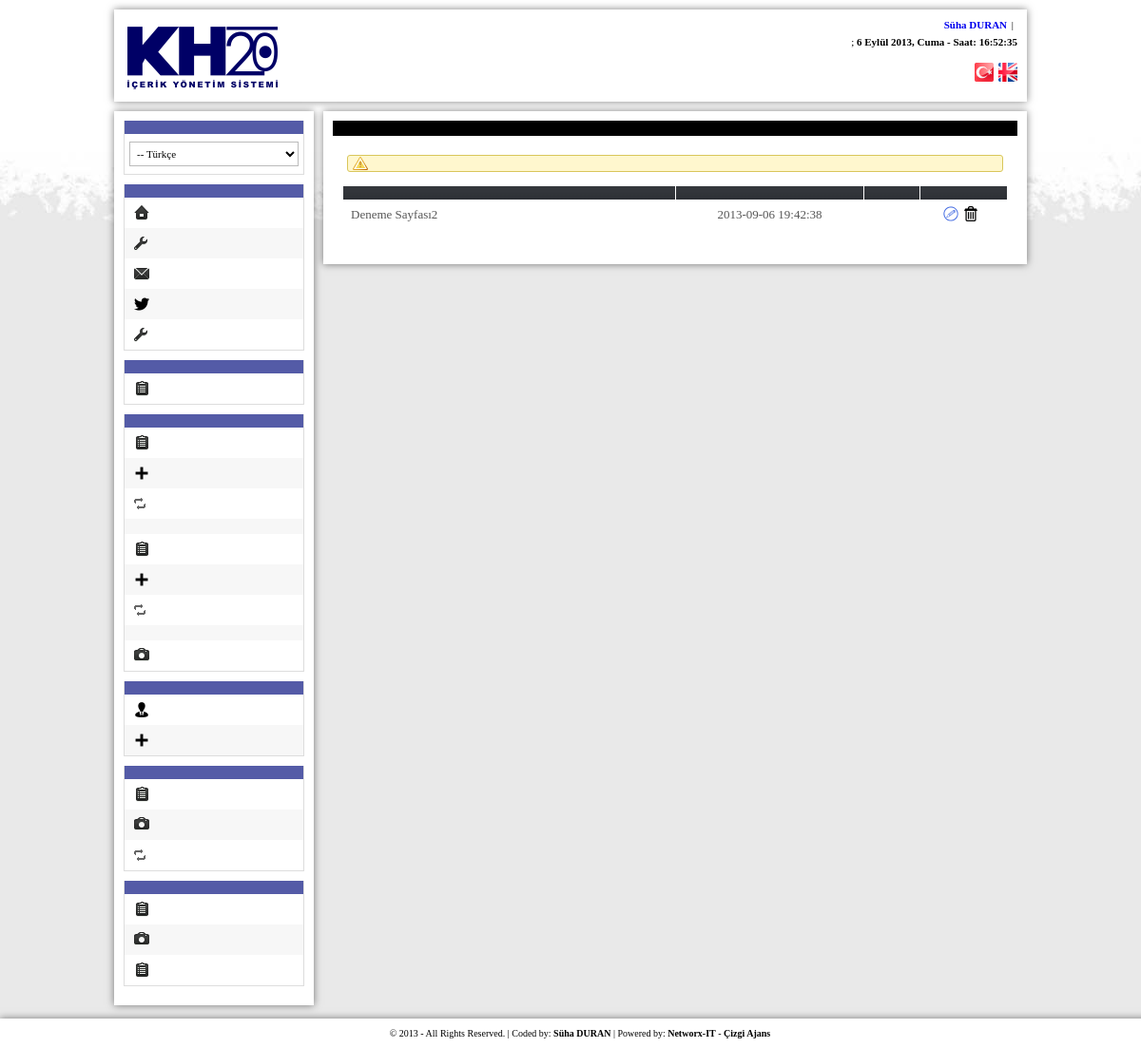
/admin/index.php?zone=pagemanagement&do=showpages (signed in), run on the app's committed database.
### tables this page shows
CREATE TABLE IF NOT EXISTS `pages` (
  `PageID` int(11) NOT NULL AUTO_INCREMENT,
  `SubPageID` int(11) NOT NULL DEFAULT '0',
  `LangID` int(11) NOT NULL DEFAULT '1',
  `PageTitle` varchar(255) NOT NULL,
  `PageSummary` text NOT NULL,
  `PageContent` text NOT NULL,
  `PageDescription` varchar(255) NOT NULL DEFAULT '-',
  `PageKeywords` varchar(255) NOT NULL DEFAULT '-',
  `PageSefLink` varchar(255) NOT NULL,
  `PageAddTime` timestamp NOT NULL DEFAULT CURRENT_TIMESTAMP,
  `PageLastEdit` datetime NOT NULL DEFAULT '0000-00-00 00:00:00',
  `PageIsStatic` int(11) NOT NULL DEFAULT '0',
  `PageStatus` int(11) NOT NULL DEFAULT '1',
  `PageHit` int(11) NOT NULL DEFAULT '0',
  `PageOrder` int(11) NOT NULL DEFAULT '999',
  `PageProfilePhoto` varchar(255) NOT NULL DEFAULT '-',
  PRIMARY KEY (`PageID`)
);

### config/functions.php (called while the page is built, shortened)
<?php
	function sorgula($command){
		return mysql_query($command);
	}
	function gelen($command){
		return mysql_fetch_array($command);
	}
	function ss($par){
		return stripcslashes($par);
	}
	function session($par){
		if ($_SESSION[$par]) {
			return $_SESSION[$par];
		}else{
			return false;
		}
	}
?>

### admin/_includes/pagemanagement/showpages.php (the view, shortened to what this page needs)
<h2 class="title"><?php echo $adminlang["ShowPagesPageTitle"]; ?></h2>
<div class="n_warning" style="display: block !important; margin-bottom: -10px;"><p><?php echo $adminlang["msgDarkPages"]; ?></p></div>
<div class="main">
	<?php
		$dilkodu = session("SMLID");
		$sorgu = sorgula("SELECT * FROM pages WHERE SubPageID = 0 AND LangID = '$dilkodu' ORDER BY PageStatus = 1, PageOrder");
		if(mysql_affected_rows()){
	?>
	<table id="Sayfalar">
		<tr class="title">
			<th style="width: 50%;"><?php echo $adminlang["PageTitle"]; ?></th>
			<th><?php echo $adminlang["PageAddTime"]; ?></th>
			<th><?php echo $adminlang["Status"]; ?></th>
			<th><?php echo $adminlang["Transactions"]; ?></th>
		</tr>
		<?php
			while($gelen = gelen($sorgu)){
		?>
		<tr id='<?php echo ss($gelen["PageID"]); ?>'>
			<td>
				<?php
					if (ss($gelen["PageIsStatic"]) == 1) {
						echo '<strong style="color: darkblue;">'.ss($gelen["PageTitle"]).'</strong>';
					}else{
						echo ss($gelen["PageTitle"]);
					}
				 ?>
			</td>
			<td class="textcenter"><?php echo ss($gelen["PageAddTime"]); ?></td>
			<td class="textcenter">
				<?php
					$durum = ss($gelen["PageStatus"]);
					if ($durum == 1) {
					?>
					<a onclick="$.changePageStatus('<?php echo ss($gelen["PageID"]); ?>');" href="javascript:void();" class="table-icon visible" title='<?php echo $adminlang["OnOffline"]; ?>'></a>
					<?php
					}else {
					?>
					<a onclick="$.changePageStatus('<?php echo ss($gelen["PageID"]); ?>');" href="javascript:void();" class="table-icon invisible" title='<?php echo $adminlang["OnOffline"]; ?>'></a>
					<?php
					}
				?>
			</td>
			<td class="textcenter">
				<a href="?zone=pagemanagement&do=editpage&id=<?php echo $gelen["PageID"]; ?>" class="table-icon edit" title='<?php echo $adminlang["Edit"]; ?>'></a>
				<?php if($gelen["PageIsStatic"] == 1){}else{ ?>
					<a onclick="$.deletePage('<?php echo $adminlang["msgDeletePage"]; ?>','<?php echo ss($gelen["PageID"]); ?>');" href="javascript:void();" class="table-icon delete" title='<?php echo $adminlang["Delete"]; ?>'></a>
				<?php } ?>
			</td>
		</tr>
		<?php } ?>
	</table>
	<?php
		}else{
			bilgi(2,mesaj("kayıtlı bir sayfa"));
		}
	?>
</div>

### admin/_css/admin.css (style rules this page uses)
table { border-collapse: collapse; }
a { text-decoration: none; }
body { background: #fff url('../_images/background.jpg') repeat fixed top left; margin: 0 auto; font: 13px 'Tahoma'; }
.n_warning { background: #FFF7CE; border: 1px solid #D9C65B; border-radius: 3px; margin: 20px 15px; padding: 1px; display: none }
.n_warning p { background: #FFF7CE url(../_images/icon/i_warning.png) no-repeat 4px center; color: #756B30; padding: 7px 10px 7px 25px; }
h2.title { display: block; padding: 8px; color: #fff; font-size: 13px; background-color: #000; color: #fff; }
.main { padding: 10px; }
.textcenter { text-align: center; }
table { border-collapse: collapse; margin: 15px 0; width: 700px; }
table th { background: url(../_images/icon/bg_box_head.jpg) repeat-x; color: #DACDCD; border-left: 1px solid #fff; border-right: 1px solid #fff; font-size: 11px; font-weight: bold; padding: 7px; text-shadow: 0px 1px #242424; }
table tr { border-left: 1px solid #fff; border-right: 1px solid #fff; }
table td { border-bottom: 1px solid #fff; border-top: 1px solid fff; color: #565656; padding: 8px; }
.table-icon { padding: 1px 8px; margin-right: 5px; }
.edit.table-icon { background: url(../_images/myicons/edit.png) no-repeat; }
.delete.table-icon { background: url(../_images/myicons/delete.png) no-repeat; }
.visible.table-icon { background: url(../_images/myicons/visible.png) no-repeat; }

### data on the page
pages: PageTitle "Deneme Sayfası2", PageAddTime "2013-09-06 19:42:38", PageStatus 1 (drawn), PageIsStatic 0 (drawn)

### other printed values
session("UserFullName") "Süha DURAN"
turkcetarih('j F Y, l',substr(session("UserLastLogin"), 0, 10)) "6 Eylül 2013, Cuma"
substr(session("UserLastLogin"), 11, 8) "16:52:35"
